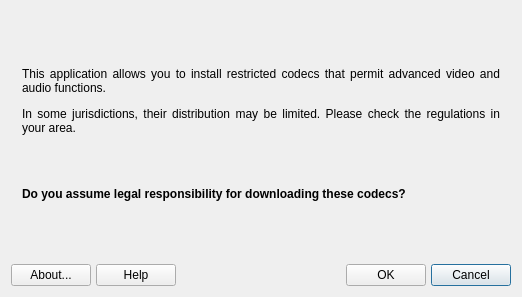
<?xml version="1.0" encoding="UTF-8"?>
<ui version="4.0">
 <class>MainWindow</class>
 <widget class="QDialog" name="MainWindow">
  <property name="geometry">
   <rect>
    <x>0</x>
    <y>0</y>
    <width>522</width>
    <height>297</height>
   </rect>
  </property>
  <property name="windowTitle">
   <string>MX Codecs Installer</string>
  </property>
  <layout class="QVBoxLayout" name="verticalLayout">
   <item>
    <widget class="QStackedWidget" name="stackedWidget">
     <property name="currentIndex">
      <number>0</number>
     </property>
     <widget class="QWidget" name="pageAccept">
      <layout class="QVBoxLayout" name="verticalLayout_4">
       <item>
        <widget class="QLabel" name="labelAccept">
         <property name="text">
          <string>&lt;html&gt;&lt;head/&gt;&lt;body&gt;&lt;p align=&quot;justify&quot;&gt;This application allows you to install restricted codecs that permit advanced video and audio functions.&lt;/p&gt;&lt;p align=&quot;justify&quot;&gt;In some jurisdictions, their distribution may be limited. Please check the regulations in your area. &lt;/p&gt;&lt;p align=&quot;justify&quot;&gt;&lt;br/&gt;&lt;/p&gt;&lt;p align=&quot;justify&quot;&gt;&lt;span style=&quot; font-weight:600;&quot;&gt;Do you assume legal responsibility for downloading these codecs?&lt;/span&gt;&lt;/p&gt;&lt;/body&gt;&lt;/html&gt;</string>
         </property>
         <property name="textFormat">
          <enum>Qt::RichText</enum>
         </property>
         <property name="wordWrap">
          <bool>true</bool>
         </property>
        </widget>
       </item>
      </layout>
     </widget>
     <widget class="QWidget" name="pageDownload">
      <layout class="QVBoxLayout" name="verticalLayout_2">
       <item>
        <widget class="QGroupBox" name="groupBox">
         <property name="title">
          <string>Downloading codecs files</string>
         </property>
         <layout class="QVBoxLayout" name="verticalLayout_3">
          <item>
           <widget class="QLabel" name="labelDownload">
            <property name="text">
             <string/>
            </property>
            <property name="wordWrap">
             <bool>true</bool>
            </property>
           </widget>
          </item>
         </layout>
        </widget>
       </item>
       <item>
        <widget class="QProgressBar" name="progressBar">
         <property name="value">
          <number>24</number>
         </property>
        </widget>
       </item>
      </layout>
     </widget>
    </widget>
   </item>
   <item>
    <layout class="QGridLayout" name="buttonBar" columnstretch="0,0,0,0,0,0,0,0,0">
     <property name="sizeConstraint">
      <enum>QLayout::SetDefaultConstraint</enum>
     </property>
     <property name="leftMargin">
      <number>0</number>
     </property>
     <property name="topMargin">
      <number>0</number>
     </property>
     <property name="rightMargin">
      <number>0</number>
     </property>
     <property name="bottomMargin">
      <number>0</number>
     </property>
     <property name="spacing">
      <number>5</number>
     </property>
     <item row="0" column="8">
      <widget class="QPushButton" name="buttonCancel">
       <property name="toolTip">
        <string>Cancel any changes then quit</string>
       </property>
       <property name="text">
        <string>Cancel</string>
       </property>
       <property name="icon">
        <iconset theme="window-close">
         <normaloff>.</normaloff>.</iconset>
       </property>
       <property name="shortcut">
        <string>Alt+N</string>
       </property>
       <property name="autoDefault">
        <bool>true</bool>
       </property>
       <property name="default">
        <bool>true</bool>
       </property>
      </widget>
     </item>
     <item row="0" column="6">
      <widget class="QPushButton" name="buttonOk">
       <property name="toolTip">
        <string>Begin codec download and installation</string>
       </property>
       <property name="text">
        <string>OK</string>
       </property>
       <property name="icon">
        <iconset theme="dialog-ok">
         <normaloff>.</normaloff>.</iconset>
       </property>
       <property name="shortcut">
        <string/>
       </property>
       <property name="autoDefault">
        <bool>true</bool>
       </property>
       <property name="default">
        <bool>false</bool>
       </property>
      </widget>
     </item>
     <item row="0" column="5">
      <spacer name="horizontalSpacer2">
       <property name="orientation">
        <enum>Qt::Horizontal</enum>
       </property>
       <property name="sizeHint" stdset="0">
        <size>
         <width>40</width>
         <height>20</height>
        </size>
       </property>
      </spacer>
     </item>
     <item row="0" column="3">
      <widget class="QLabel" name="label">
       <property name="maximumSize">
        <size>
         <width>32</width>
         <height>32</height>
        </size>
       </property>
       <property name="midLineWidth">
        <number>0</number>
       </property>
       <property name="text">
        <string/>
       </property>
       <property name="pixmap">
        <pixmap resource="images.qrc">:/icons/logo.png</pixmap>
       </property>
       <property name="scaledContents">
        <bool>true</bool>
       </property>
      </widget>
     </item>
     <item row="0" column="0">
      <widget class="QPushButton" name="buttonAbout">
       <property name="toolTip">
        <string>About this application</string>
       </property>
       <property name="text">
        <string>About...</string>
       </property>
       <property name="icon">
        <iconset theme="help-about">
         <normaloff>.</normaloff>.</iconset>
       </property>
       <property name="shortcut">
        <string>Alt+B</string>
       </property>
       <property name="autoDefault">
        <bool>true</bool>
       </property>
      </widget>
     </item>
     <item row="0" column="2">
      <spacer name="horizontalSpacer1">
       <property name="orientation">
        <enum>Qt::Horizontal</enum>
       </property>
       <property name="sizeHint" stdset="0">
        <size>
         <width>40</width>
         <height>20</height>
        </size>
       </property>
      </spacer>
     </item>
     <item row="0" column="1">
      <widget class="QPushButton" name="buttonHelp">
       <property name="sizePolicy">
        <sizepolicy hsizetype="Minimum" vsizetype="Fixed">
         <horstretch>0</horstretch>
         <verstretch>0</verstretch>
        </sizepolicy>
       </property>
       <property name="toolTip">
        <string>Display help </string>
       </property>
       <property name="text">
        <string>Help</string>
       </property>
       <property name="icon">
        <iconset theme="help-contents">
         <normaloff>.</normaloff>.</iconset>
       </property>
       <property name="shortcut">
        <string>Alt+H</string>
       </property>
       <property name="autoDefault">
        <bool>true</bool>
       </property>
      </widget>
     </item>
    </layout>
   </item>
  </layout>
 </widget>
 <layoutdefault spacing="6" margin="11"/>
 <resources>
  <include location="images.qrc"/>
 </resources>
 <connections>
  <connection>
   <sender>buttonCancel</sender>
   <signal>pressed()</signal>
   <receiver>MainWindow</receiver>
   <slot>reject()</slot>
   <hints>
    <hint type="sourcelabel">
     <x>451</x>
     <y>274</y>
    </hint>
    <hint type="destinationlabel">
     <x>694</x>
     <y>634</y>
    </hint>
   </hints>
  </connection>
 </connections>
</ui>
